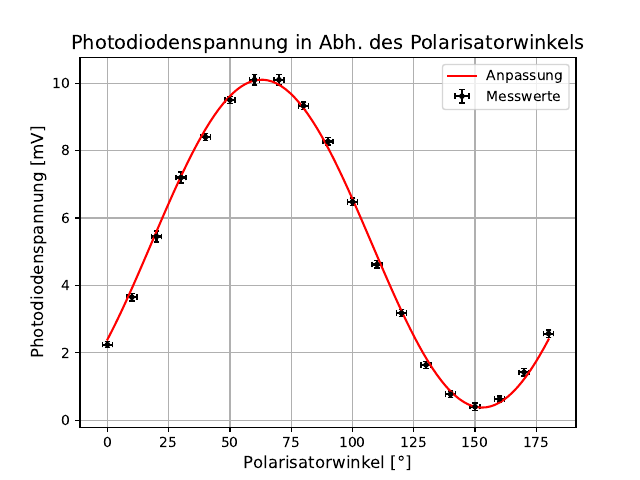

The script that saved this image:
import numpy as np
import matplotlib.pyplot as plt
import scipy.odr as odr
import os

path = os.path.dirname(os.path.abspath(__file__))

def cosinus(Para, x):
    return Para[0] * np.cos(Para[1]-np.deg2rad(x))**2 + Para[2]

# Polarisator
Untergrund = 0.37
Winkel = np.array([0, 10, 20, 30, 40, 50, 60, 70, 80, 90, 100, 110, 120, 130, 140, 150, 160, 170, 180])
WinkelErr = np.array([2, 2, 2, 2, 2, 2, 2, 2, 2, 2, 2, 2, 2, 2, 2, 2, 2, 2, 2])
Intensität = np.array([2.24, 3.65, 5.45, 7.2, 8.4, 9.5, 10.1, 10.1, 9.33, 8.27, 6.48, 4.62, 3.18, 1.64, 0.77, 0.4, 0.63, 1.42, 2.57]) - Untergrund
IntensitätErr = np.array([0.03, 0.05, 0.1, 0.1, 0.05, 0.05, 0.1, 0.1, 0.05, 0.05, 0.05, 0.05, 0.05, 0.05, 0.03, 0.05, 0.03, 0.05, 0.05])

model = odr.Model(cosinus)
data = odr.RealData(Winkel, Intensität, sx=WinkelErr, sy=IntensitätErr)
odrVals = odr.ODR(data, model, beta0=[1, 1, 1])
out = odrVals.run()

xVals = np.linspace(0, 180, 100)
yVals = cosinus(out.beta, xVals,)

chisq = np.sum(((Intensität - cosinus(out.beta, Winkel))** 2 / IntensitätErr**2))
chisq_red = chisq / (len(Winkel) - len(out.beta))
ax, fig = plt.subplots()

Print = f'{out.beta[0]:.3f} $\pm$ {out.sd_beta[0]:.3f} & {out.beta[1]:.4f} $\pm$ {out.sd_beta[1]:.4f} & {out.beta[2]:.3f} $\pm$ {out.sd_beta[2]:.3f} & {chisq:.2f} & {chisq_red:.2f}'
Print = Print.replace('.', ',')
print(Print)

plt.errorbar(Winkel, Intensität, yerr=IntensitätErr, xerr=WinkelErr, fmt='.', label='Messwerte', capsize=2, color='black')
plt.plot(xVals, yVals, label='Anpassung', color='red')
plt.xlabel('Polarisatorwinkel [°]', fontsize=12)
plt.ylabel('Photodiodenspannung [mV]', fontsize=12)
plt.title('Photodiodenspannung in Abh. des Polarisatorwinkels', fontsize=14)
plt.grid()
plt.legend()
plt.savefig(f'{path}\\Polarisator.pdf')
plt.show